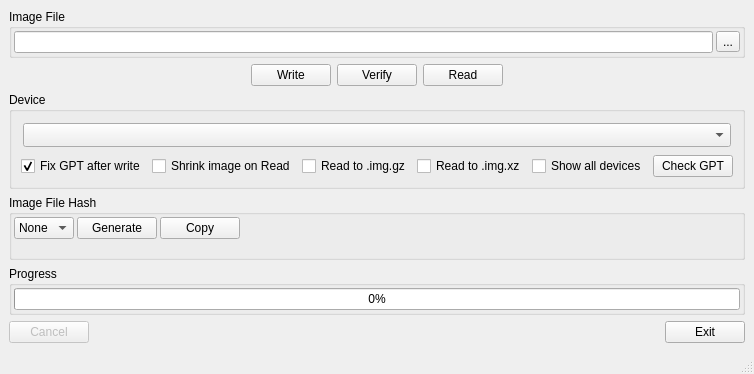
<?xml version="1.0" ?><!--
  Modified 2026 by peacepenguin (personal fork, not affiliated with the
  upstream ImageWriter project): layout, device list, GPT options.
  https://github.com/peacepenguin/win32diskimager
--><ui version="4.0">
 <class>MainWindow</class>
 <widget class="QMainWindow" name="MainWindow">
  <property name="geometry">
   <rect>
    <x>0</x>
    <y>0</y>
    <width>520</width>
    <height>355</height>
   </rect>
  </property>
  <property name="sizePolicy">
   <sizepolicy hsizetype="Fixed" vsizetype="Fixed">
    <horstretch>0</horstretch>
    <verstretch>0</verstretch>
   </sizepolicy>
  </property>
  <property name="acceptDrops">
   <bool>true</bool>
  </property>
  <property name="windowTitle">
   <string>Win32 Disk Imager</string>
  </property>
  <property name="windowIcon">
   <iconset resource="gui_icons.qrc">
    <normaloff>:/images/images/Win32DiskImager.svg</normaloff>:/images/images/Win32DiskImager.svg</iconset>
  </property>
  <widget class="QWidget" name="centralwidget">
   <layout class="QVBoxLayout" name="verticalLayout_4">
    <item>
     <widget class="QGroupBox" name="groupBox">
      <property name="title">
       <string>Image File</string>
      </property>
        <layout class="QHBoxLayout">
         <property name="spacing">
          <number>3</number>
         </property>
         <property name="leftMargin">
          <number>2</number>
         </property>
         <property name="topMargin">
          <number>2</number>
         </property>
         <property name="rightMargin">
          <number>2</number>
         </property>
         <property name="bottomMargin">
          <number>2</number>
         </property>
         <item>
          <widget class="DroppableLineEdit" name="leFile"/>
         </item>
         <item>
          <widget class="QToolButton" name="tbBrowse">
           <property name="text">
            <string>...</string>
           </property>
           <property name="icon">
            <iconset resource="gui_icons.qrc">
             <normaloff>:/images/images/browse.svg</normaloff>:/images/images/browse.svg</iconset>
           </property>
          </widget>
         </item>
        </layout>
     </widget>
    </item>
    <item>
     <layout class="QHBoxLayout" name="actionRow">
      <item>
       <spacer name="actionLeftSpacer">
        <property name="orientation"><enum>Qt::Horizontal</enum></property>
        <property name="sizeHint" stdset="0"><size><width>1</width><height>1</height></size></property>
       </spacer>
      </item>
<item>
       <widget class="QPushButton" name="bWrite">
        <property name="sizePolicy">
         <sizepolicy hsizetype="Fixed" vsizetype="Fixed">
          <horstretch>0</horstretch>
          <verstretch>0</verstretch>
         </sizepolicy>
        </property>
        <property name="statusTip">
         <string>Write data from 'Image File' to 'Device'</string>
        </property>
        <property name="icon">
         <iconset resource="gui_icons.qrc">
          <normaloff>:/images/images/write.svg</normaloff>:/images/images/write.svg</iconset>
        </property>
        <property name="iconSize">
         <size>
          <width>22</width>
          <height>22</height>
         </size>
        </property>
        <property name="text">
         <string>Write</string>
        </property>
       </widget>
      </item>
<item>
       <widget class="QPushButton" name="bVerify">
        <property name="statusTip">
         <string>Compare data in 'Device' against 'Image File'</string>
        </property>
        <property name="icon">
         <iconset resource="gui_icons.qrc">
          <normaloff>:/images/images/verify.svg</normaloff>:/images/images/verify.svg</iconset>
        </property>
        <property name="iconSize">
         <size>
          <width>25</width>
          <height>22</height>
         </size>
        </property>
        <property name="text">
         <string>Verify</string>
        </property>
       </widget>
      </item>
<item>
       <widget class="QPushButton" name="bRead">
        <property name="sizePolicy">
         <sizepolicy hsizetype="Fixed" vsizetype="Fixed">
          <horstretch>0</horstretch>
          <verstretch>0</verstretch>
         </sizepolicy>
        </property>
        <property name="toolTip">
         <string/>
        </property>
        <property name="statusTip">
         <string>Read data from 'Device' to 'Image File'</string>
        </property>
        <property name="icon">
         <iconset resource="gui_icons.qrc">
          <normaloff>:/images/images/read.svg</normaloff>:/images/images/read.svg</iconset>
        </property>
        <property name="iconSize">
         <size>
          <width>22</width>
          <height>22</height>
         </size>
        </property>
        <property name="text">
         <string>Read</string>
        </property>
       </widget>
      </item>
      <item>
       <spacer name="actionRightSpacer">
        <property name="orientation"><enum>Qt::Horizontal</enum></property>
        <property name="sizeHint" stdset="0"><size><width>1</width><height>1</height></size></property>
       </spacer>
      </item>
     </layout>
    </item>
    <item>
     <widget class="QGroupBox" name="groupBox_2">
      <property name="title">
       <string>Device</string>
      </property>
        
     <layout class="QVBoxLayout" name="deviceColumn">
      <item>
        <layout class="QHBoxLayout">
         <property name="spacing">
          <number>0</number>
         </property>
         <property name="leftMargin">
          <number>2</number>
         </property>
         <property name="topMargin">
          <number>2</number>
         </property>
         <property name="rightMargin">
          <number>2</number>
         </property>
         <property name="bottomMargin">
          <number>2</number>
         </property>
         <item>
          <widget class="DeviceComboBox" name="cboxDevice">
           <property name="sizePolicy">
            <sizepolicy hsizetype="Expanding" vsizetype="Fixed">
             <horstretch>1</horstretch>
             <verstretch>0</verstretch>
            </sizepolicy>
           </property>
           <!-- Device entries carry a size and a model name, so the box needs
                room for more than a drive letter. -->
           <property name="minimumContentsLength">
            <number>28</number>
           </property>
           <property name="sizeAdjustPolicy">
            <enum>QComboBox::AdjustToMinimumContentsLengthWithIcon</enum>
           </property>
          </widget>
         </item>
        </layout>
      </item>
      <item>
       <layout class="QHBoxLayout" name="deviceOptions">
        <item>
       <widget class="QCheckBox" name="fixGptCheckBox">
        <property name="checked">
         <bool>true</bool>
        </property>
        <property name="sizePolicy">
         <sizepolicy hsizetype="Fixed" vsizetype="Fixed">
          <horstretch>0</horstretch>
          <verstretch>0</verstretch>
         </sizepolicy>
        </property>
        <property name="text">
         <string>Fix GPT after write</string>
        </property>
        <property name="toolTip">
         <string>After writing, move the backup GPT to the end of the device and update the header to match, so Windows has nothing to "repair". Leave unchecked to be warned to remove the device instead.</string>
        </property>
       </widget>
      </item><item>
       <widget class="QCheckBox" name="shrinkOnReadCheckBox">
        <property name="sizePolicy">
         <sizepolicy hsizetype="Fixed" vsizetype="Fixed">
          <horstretch>0</horstretch>
          <verstretch>0</verstretch>
         </sizepolicy>
        </property>
        <property name="text">
         <string>Shrink image on Read</string>
        </property>
        <property name="toolTip">
         <string>Reads the MBR or GPT of the Device to shrink the image to match actual partitions only. Moves backup GPT to end of used space.</string>
        </property>
       </widget>
      </item><item>
       <widget class="QCheckBox" name="readGzCheckBox">
        <property name="sizePolicy">
         <sizepolicy hsizetype="Fixed" vsizetype="Fixed">
          <horstretch>0</horstretch>
          <verstretch>0</verstretch>
         </sizepolicy>
        </property>
        <property name="text">
         <string>Read to .img.gz</string>
        </property>
        <property name="toolTip">
         <string>Compress the Image Read from the Device with gz</string>
        </property>
       </widget>
      </item><item>
       <widget class="QCheckBox" name="readXzCheckBox">
        <property name="sizePolicy">
         <sizepolicy hsizetype="Fixed" vsizetype="Fixed">
          <horstretch>0</horstretch>
          <verstretch>0</verstretch>
         </sizepolicy>
        </property>
        <property name="text">
         <string>Read to .img.xz</string>
        </property>
        <property name="toolTip">
         <string>Compress the Image Read from the Device with xz</string>
        </property>
       </widget>
      </item><item>
       <widget class="QCheckBox" name="showAllDevicesCheckBox">
        <property name="sizePolicy">
         <sizepolicy hsizetype="Fixed" vsizetype="Fixed">
          <horstretch>0</horstretch>
          <verstretch>0</verstretch>
         </sizepolicy>
        </property>
        <property name="text">
         <string>Show all devices</string>
        </property>
        <property name="toolTip">
         <string>Also list fixed disks. Internal PCIe card readers often present the card as a non-removable device, which is otherwise hidden. The disk Windows is running from is never listed.</string>
        </property>
       </widget>
        </item>
        <item>
         <spacer name="horizontalSpacer_4">
          <property name="orientation">
           <enum>Qt::Horizontal</enum>
          </property>
          <property name="sizeHint" stdset="0">
           <size>
            <width>40</width>
            <height>20</height>
           </size>
          </property>
         </spacer>
        </item>
        <item>
         <widget class="QPushButton" name="bCheckGpt">
          <property name="sizePolicy">
           <sizepolicy hsizetype="Fixed" vsizetype="Fixed">
            <horstretch>0</horstretch>
            <verstretch>0</verstretch>
           </sizepolicy>
          </property>
          <property name="text">
           <string>Check GPT</string>
          </property>
          <property name="toolTip">
           <string>Check the currently selected device for GPT corruption and offer to repair it.</string>
          </property>
         </widget>
        </item>
       </layout>
      </item>
     </layout>
     </widget>
    </item>
    <item>
     <widget class="QGroupBox" name="hashGroup">
      <property name="title">
       <string>Image File Hash</string>
      </property>
      <layout class="QVBoxLayout" name="verticalLayout">
       <property name="spacing">
        <number>2</number>
       </property>
       <property name="leftMargin">
        <number>2</number>
       </property>
       <property name="topMargin">
        <number>2</number>
       </property>
       <property name="rightMargin">
        <number>2</number>
       </property>
       <property name="bottomMargin">
        <number>2</number>
       </property>
       <item>
        <layout class="QHBoxLayout" name="horizontalLayout">
         <property name="spacing">
          <number>3</number>
         </property>
         <item>
          <widget class="QComboBox" name="cboxHashType">
           <property name="sizePolicy">
            <sizepolicy hsizetype="Preferred" vsizetype="Preferred">
             <horstretch>0</horstretch>
             <verstretch>0</verstretch>
            </sizepolicy>
           </property>
           <property name="sizeAdjustPolicy">
            <enum>QComboBox::AdjustToContents</enum>
           </property>
           <property name="toolTip">
            <string>Hash type to generate for image file</string>
           </property>
           <item>
            <property name="text">
             <string>None</string>
            </property>
           </item>
          </widget>
         </item>
         <item>
          <widget class="QPushButton" name="bHashGen">
           <property name="sizePolicy">
            <sizepolicy hsizetype="Preferred" vsizetype="Preferred">
             <horstretch>0</horstretch>
             <verstretch>0</verstretch>
            </sizepolicy>
           </property>
           <property name="toolTip">
            <string>Generate selected hash on file</string>
           </property>
           <property name="text">
            <string>Generate</string>
           </property>
          </widget>
         </item>
         <item>
          <widget class="QPushButton" name="bHashCopy">
           <property name="sizePolicy">
            <sizepolicy hsizetype="Preferred" vsizetype="Preferred">
             <horstretch>0</horstretch>
             <verstretch>0</verstretch>
            </sizepolicy>
           </property>
           <property name="toolTip">
            <string>Copy hash to clipboard</string>
           </property>
           <property name="text">
            <string>Copy</string>
           </property>
          </widget>
         </item>
         <item>
          <spacer name="horizontalSpacer">
           <property name="orientation">
            <enum>Qt::Horizontal</enum>
           </property>
           <property name="sizeHint" stdset="0">
            <size>
             <width>40</width>
             <height>20</height>
            </size>
           </property>
          </spacer>
         </item>
        </layout>
       </item>
       <item>
        <widget class="QLabel" name="hashLabel">
         <property name="sizePolicy">
          <sizepolicy hsizetype="Preferred" vsizetype="Preferred">
           <horstretch>0</horstretch>
           <verstretch>0</verstretch>
          </sizepolicy>
         </property>
         <property name="wordWrap">
          <bool>false</bool>
         </property>
         <property name="margin">
          <number>1</number>
         </property>
         <property name="textInteractionFlags">
          <set>Qt::LinksAccessibleByMouse|Qt::TextSelectableByMouse</set>
         </property>
        </widget>
       </item>
      </layout>
     </widget>
    </item>
    
    <item>
     <widget class="QGroupBox" name="progressGroup">
      <property name="title">
       <string>Progress</string>
      </property>
      <layout class="QHBoxLayout">
       <property name="spacing">
        <number>2</number>
       </property>
       <property name="leftMargin">
        <number>2</number>
       </property>
       <property name="topMargin">
        <number>2</number>
       </property>
       <property name="rightMargin">
        <number>2</number>
       </property>
       <property name="bottomMargin">
        <number>2</number>
       </property>
       <item>
        <widget class="QProgressBar" name="progressbar">
         <property name="value">
          <number>0</number>
         </property>
         <property name="textVisible">
          <bool>true</bool>
         </property>
         <property name="format">
          <string>%p%</string>
         </property>
        </widget>
       </item>
      </layout>
     </widget>
    </item>
    <item>
     <spacer name="bottomStretch">
      <property name="orientation"><enum>Qt::Vertical</enum></property>
      <property name="sizeHint" stdset="0"><size><width>1</width><height>1</height></size></property>
     </spacer>
    </item>
    <item>
     <layout class="QHBoxLayout">
      <item>
       <widget class="QPushButton" name="bCancel">
        <property name="enabled">
         <bool>false</bool>
        </property>
        <property name="sizePolicy">
         <sizepolicy hsizetype="Fixed" vsizetype="Fixed">
          <horstretch>0</horstretch>
          <verstretch>0</verstretch>
         </sizepolicy>
        </property>
        <property name="statusTip">
         <string>Cancel current process.</string>
        </property>
        <property name="text">
         <string>Cancel</string>
        </property>
       </widget>
      </item>
      <item>
       <spacer name="bottomSpacer">
        <property name="orientation"><enum>Qt::Horizontal</enum></property>
        <property name="sizeHint" stdset="0"><size><width>1</width><height>1</height></size></property>
       </spacer>
      </item>
                        <item>
       <widget class="QPushButton" name="bExit">
        <property name="sizePolicy">
         <sizepolicy hsizetype="Fixed" vsizetype="Fixed">
          <horstretch>0</horstretch>
          <verstretch>0</verstretch>
         </sizepolicy>
        </property>
        <property name="statusTip">
         <string>Exit Win32 Disk Imager</string>
        </property>
        <property name="text">
         <string>Exit</string>
        </property>
       </widget>
      </item>
     </layout>
    </item>
   </layout>
  </widget>
  <widget class="QStatusBar" name="statusbar"/>
 </widget>
 <customwidgets>
  <customwidget>
   <class>DeviceComboBox</class>
   <extends>QComboBox</extends>
   <header>devicecombobox.h</header>
  </customwidget>
  <customwidget>
   <class>DroppableLineEdit</class>
   <extends>QLineEdit</extends>
   <header>droppablelineedit.h</header>
  </customwidget>
 </customwidgets>
 <resources>
  <include location="gui_icons.qrc"/>
 </resources>
 <connections>
  <connection>
   <sender>bExit</sender>
   <signal>clicked()</signal>
   <receiver>MainWindow</receiver>
   <slot>close()</slot>
   <hints>
    <hint type="sourcelabel">
     <x>397</x>
     <y>267</y>
    </hint>
    <hint type="destinationlabel">
     <x>154</x>
     <y>68</y>
    </hint>
   </hints>
  </connection>
 </connections>
</ui>
